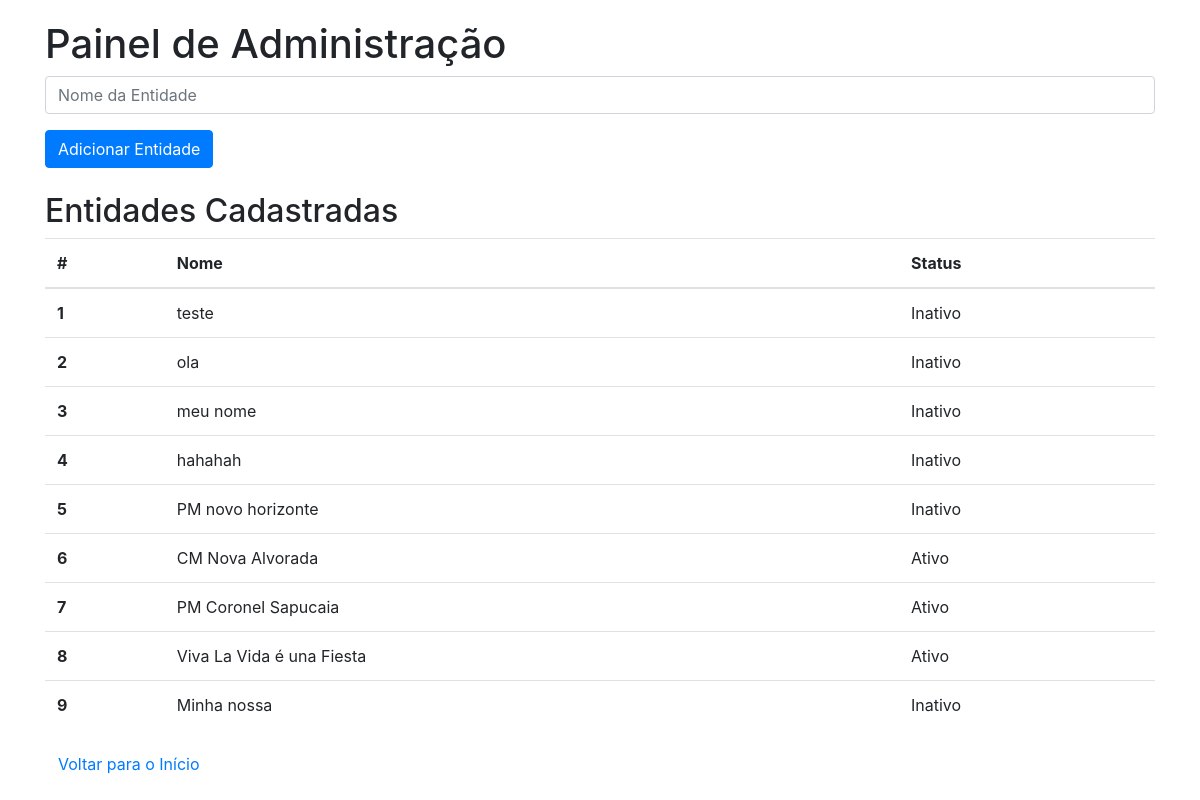
/admin, run on an earlier commit of the app's database.
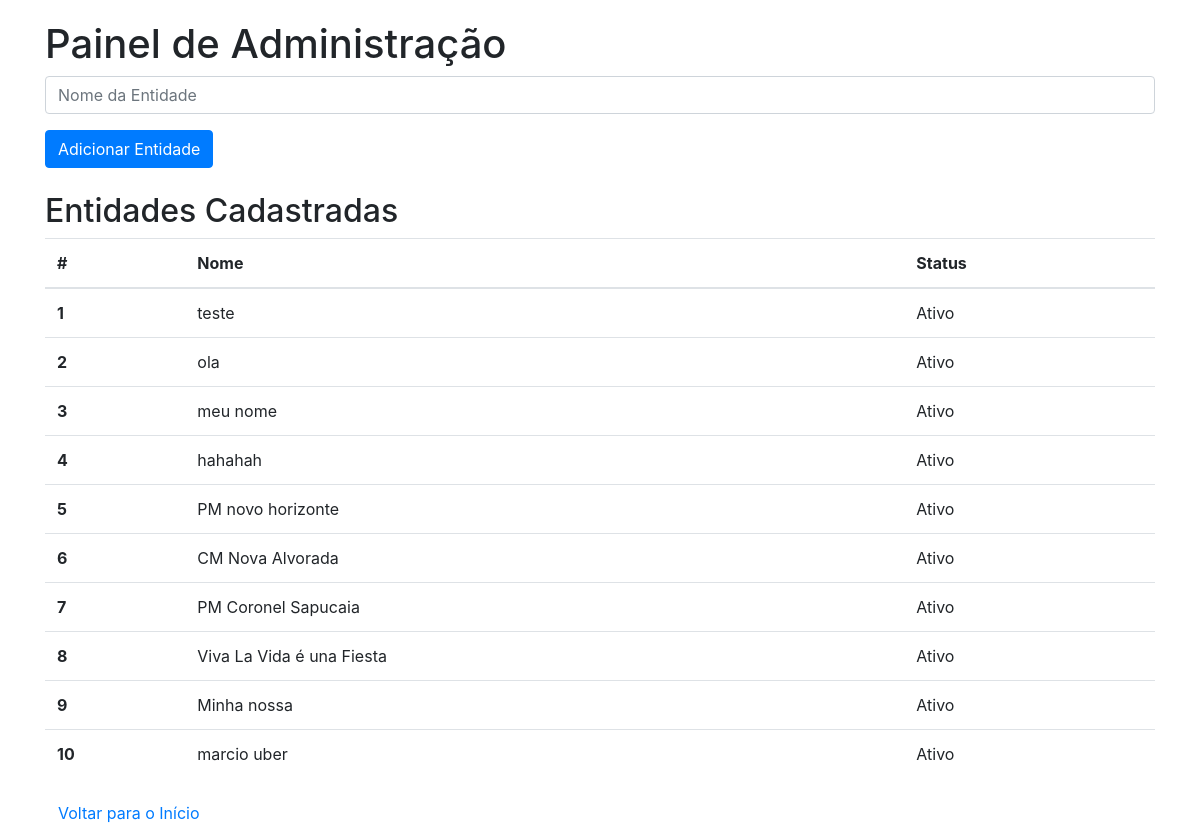
And on a later commit of the database.
### models.py (models this page shows)
class Entidade(db.Model):
    __tablename__ = 'entidades'
    id = db.Column(db.Integer, primary_key=True)
    nome = db.Column(db.String(100), nullable=False)
    usuario = db.Column(db.String(100))
    data = db.Column(db.DateTime)
    acesso = db.Column(db.String(100))
    ativo = db.Column(db.Boolean, default=True)

### app.py (the view, shortened to what this page needs)
@app.route('/admin', methods=['GET', 'POST'])
def admin():
    entidades = Entidade.query.all()
    return render_template('admin.html', entidades=entidades)

### templates/admin.html (shortened to what this page needs)
<!DOCTYPE html>
<html lang="pt-br">
<head>
    <link rel="stylesheet" href="{{ url_for('static', filename='styles.css') }}">
    <link rel="stylesheet" href="https://stackpath.bootstrapcdn.com/bootstrap/4.5.2/css/bootstrap.min.css">
</head>
<body>
    <div class="container">
        <h1>Painel de Administração</h1>
        <form method="POST" action="{{ url_for('admin') }}" class="mb-4">
            <div class="form-group">
                <input type="text" name="nome" class="form-control" placeholder="Nome da Entidade" required>
            </div>
            <button type="submit" class="btn btn-primary">Adicionar Entidade</button>
        </form>
        <h2>Entidades Cadastradas</h2>
        <table class="table">
            <thead>
                <tr>
                    <th scope="col">#</th>
                    <th scope="col">Nome</th>
                    <th scope="col">Status</th>
                </tr>
            </thead>
            <tbody>
                {% for entidade in entidades %}
                    <tr>
                        <th scope="row">{{ loop.index }}</th>
                        <td>{{ entidade.nome }}</td>
                        <td>{% if entidade.ativo %}Ativo{% else %}Inativo{% endif %}</td>
                    </tr>
                {% endfor %}
            </tbody>
        </table>
        <a href="{{ url_for('home') }}" class="btn btn-link">Voltar para o Início</a>
    </div>
</body>
</html>

### static/styles.css (style rules this page uses)
.container { margin-top: 20px; }

What changed in the data, as far as the page shows it:
changed Entidade "teste": ativo "Inativo" → "Ativo"
changed Entidade "ola": ativo "Inativo" → "Ativo"
changed Entidade "meu nome": ativo "Inativo" → "Ativo"
changed Entidade "hahahah": ativo "Inativo" → "Ativo"
changed Entidade "PM novo horizonte": ativo "Inativo" → "Ativo"
changed Entidade "Minha nossa": ativo "Inativo" → "Ativo"
added Entidade: nome "marcio uber", ativo "Ativo"
